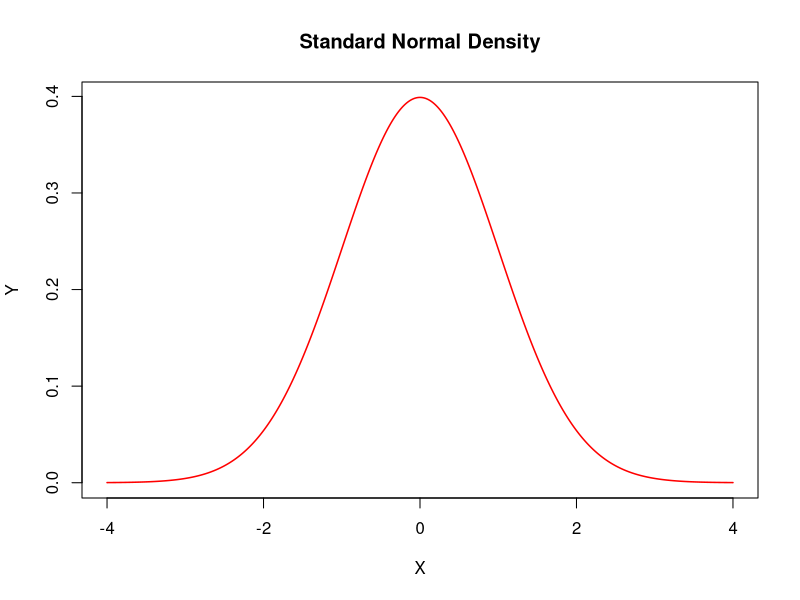
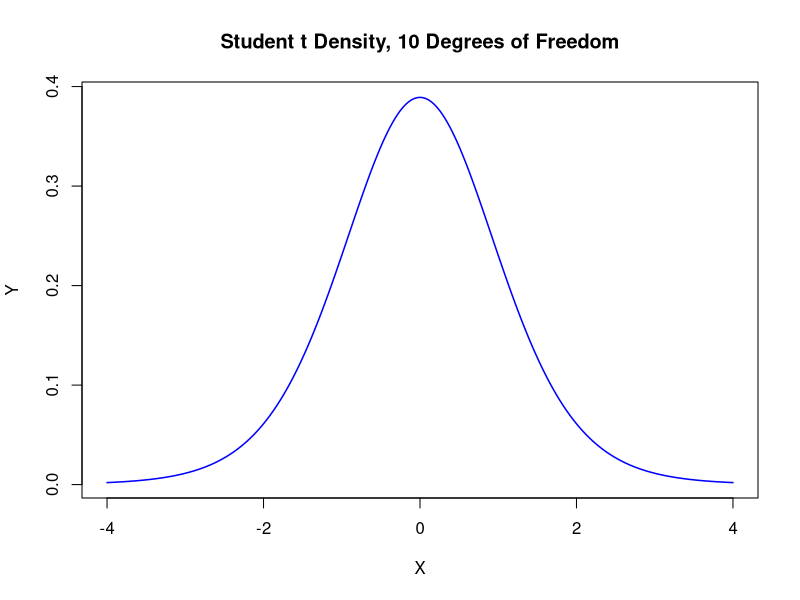
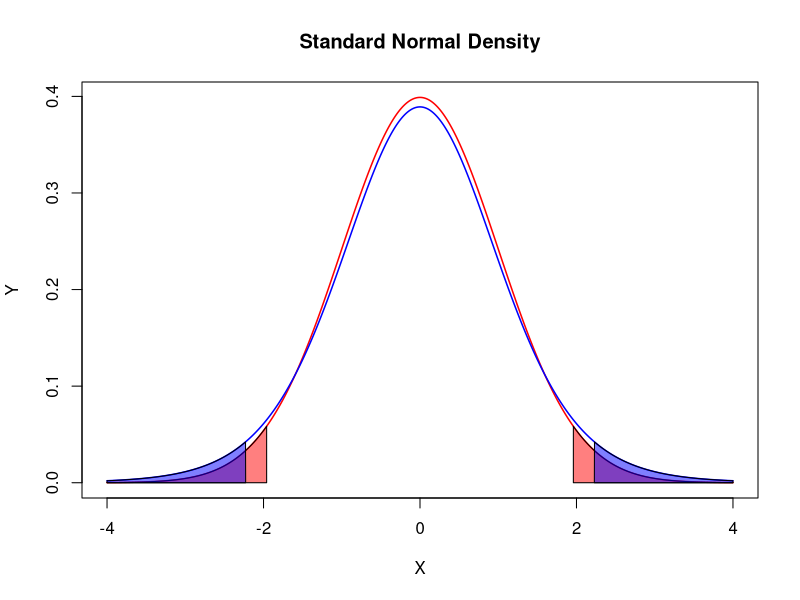
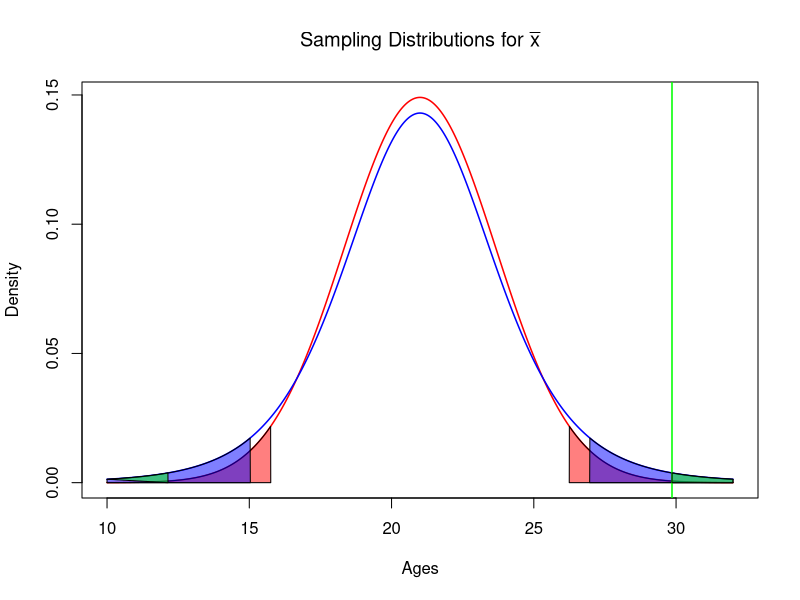

Write the R code that produced these figures, in order.
## ---- chunk 1
knitr::opts_chunk$set(echo = TRUE)
## ---- chunk 2

# First let's look at a normal curve
# the function for generating values from the normal density is dnorm()
# by default dnorm() fits the density for a standard normal
dnorm(0) # the density of a standard normal at 0

# we can specify arguments for the mean and sd
dnorm(0, sd = 2) # density at x=0, for a normal with mean 0 but sd=2 instead of 1
dnorm(0, mean = 1) # density at x=0, for a normal with mean 1 and sd still 1
dnorm(0, 3, 2) # density at x=0, for a normal with mean 3 and sd 2

# dnorm() can take a vector of arguments
# use this to generate data for density plots
# first create x values, using seq, from -4 to 4 by .01 increments
x <- seq(-4, 4, by = .01)

# now we get normal density and we plot
y <- dnorm(x)
plot(x, y,
        main = "Standard Normal Density",
        type = "l",
        lwd = 1.5,
        col = "red",
        xlab = "X",
        ylab = "Y"
)

# we can follow a similar process for the t distribution using dt()
# however, dt() does NOT have a mean and sd, but requires a degrees of freedom
dt(0, 10)
dt(0, df = 10)
y2 <- dt(x, 10)
plot(x, y2,
        main = "Student t Density, 10 Degrees of Freedom",
        type = "l",
        lwd = 1.5,
        col = "blue",
        xlab = "X",
        ylab = "Y"
)

crit_norm <- qnorm(.975)
crit_t <- qt(.975, df = 10)

qnorm(.975)
qt(.975, df = 10)
pnorm(qnorm(.975))

# create a red and blue with transparency
# this allows us to plot overlapping shaded critical regions
redt <- rgb(1, 0, 0, max = 1, alpha = .5)
bluet <- rgb(0, 0, 1, max = 1, alpha = .5)

plot(x, y,
        main = "Standard Normal Density",
        type = "l",
        lwd = 1.5,
        col = "red",
        xlab = "X",
        ylab = "Y"
)

lines(x, y2,
        lwd = 1.5,
        col = "blue"
)

# add polygon segments and fill them in to depict shaded critical region
# The polygon draws a line through all points and connects them, then fills color
polygon(
        x = c(min(x), x[x <= -crit_norm], -crit_norm),
        y = c(0, y[x <= -crit_norm], 0),
        col = redt
)

polygon(
        x = c(crit_norm, x[x >= crit_norm], max(x)),
        y = c(0, y[x >= crit_norm], 0),
        col = redt
)

polygon(
        x = c(min(x), x[x <= -crit_t], -crit_t),
        y = c(0, y2[x <= -crit_t], 0),
        col = bluet
)

polygon(
        x = c(crit_t, x[x >= crit_t], max(x)),
        y = c(0, y2[x >= crit_t], 0),
        col = bluet
)
## ---- chunk 3
# Vector of ages of patrons leaving Beach Comber at 7pm
ages <- c(25, 19, 37, 29, 40, 28, 31)

mean_value <- mean(ages) # mean of data, xbar
std_dev <- sd(ages) # sd of data
std_err <- sd(ages) / sqrt(length(ages)) # standard error for the sampling distribution of xbar

x <- seq(10, 32, by = .01) # sequence of X's for plotting null hypothesis that mu=21
y3 <- dnorm(x, mean = 21, sd = std_err)
y4 <- dt((x - 21) / std_err, df = 6) / std_err

# upper critical values for normal and t
u_norm <- crit_norm * std_err + 21
u_t <- crit_t * std_err + 21

# lower critical values for normal and t
l_norm <- -crit_norm * std_err + 21
l_t <- -crit_t * std_err + 21

# green transparent color for plotting the p-value
greent <- rgb(0, 1, 0, max = 1, alpha = .5)

# plot of the null hypothesis distribution (assumes mu=21)
# red assumes a normal distribution
# blue assumes a t distribution (the example we tried in class)
plot(x, y3,
        main = bquote(paste("Sampling Distributions for ", bar(x))),
        col = "red",
        type = "l",
        xlab = "Ages",
        ylab = "Density",
        lwd = 1.5
)

lines(x, y4, col = "blue", lwd = 1.5)

# shade in normal critical region for data
polygon(
        x = c(min(x), x[x <= l_norm], l_norm),
        y = c(0, y3[x <= l_norm], 0),
        col = redt
)

polygon(
        x = c(u_norm, x[x >= u_norm], max(x)),
        y = c(0, y3[x >= u_norm], 0),
        col = redt
)

# shade in t distribution critical region
polygon(
        x = c(min(x), x[x <= l_t], l_t),
        y = c(0, y4[x <= l_t], 0),
        col = bluet
)

polygon(
        x = c(u_t, x[x >= u_t], max(x)),
        y = c(0, y4[x >= u_t], 0),
        col = bluet
)

# add green line to show where our t-stat from the data falls under they null hypothesis
abline(v = mean_value, col = "green", lwd = 1.5)

# the green shaded region
# this corresponds to the p-value of about .0162
# t.test(ages,mu=21,alternative="two.sided")$p.value
polygon(
        x = c((42 - mean_value), x[x <= (42 - mean_value)], (42 - mean_value)),
        y = c(0, y4[x <= (42 - mean_value)], 0),
        col = greent
)

polygon(
        x = c(mean_value, x[x >= mean_value], max(x)),
        y = c(0, y4[x >= mean_value], 0),
        col = greent
)
